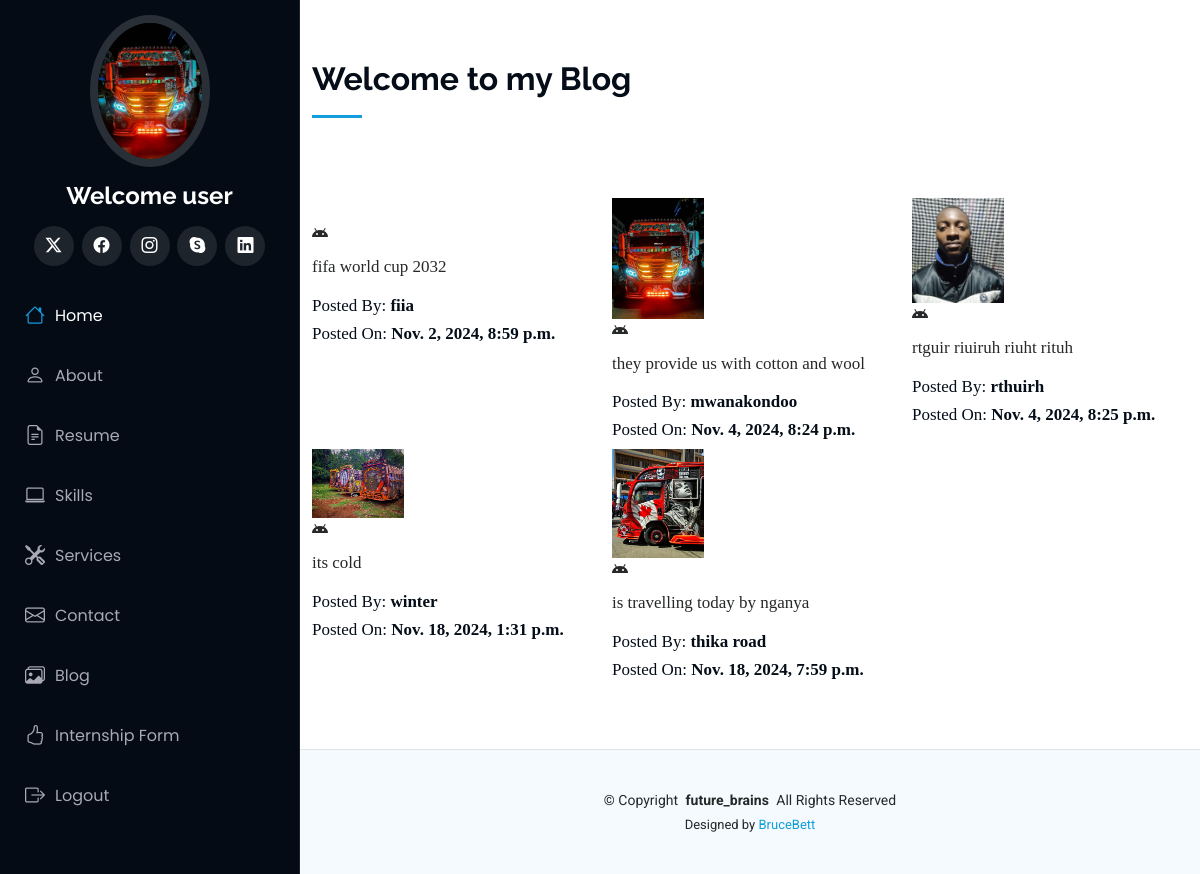
Screenshot of /blog/ (signed in) with the database file from the repository.
### portfolio/models.py (models this page shows, shortened)
class Blogs(models.Model):
    tittle=models.CharField(max_length=60)
    description=models.TextField()
    authname=models.CharField(max_length=15)
    img=models.ImageField(upload_to='blog', blank=True,null=True)
    timeStamp=models.DateTimeField(auto_now_add=True, blank=True)

### portfolio/views.py (the view)
# urls.py: path('blog/', views.handleblog, name='blog'),
def handleblog(request):
    posts=Blogs.objects.all()
    context={"posts":posts}
    return render(request, 'blog.html',context)

### templates/blog.html (shortened to what this page needs)
{% extends "base.html" %}
{% block body %}
{% load static %}
<section id="services" class="services">
    <div class="container">
      <div class="section-title">
        <h2>Welcome to my Blog</h2>
      </div>
      <div class="row">
{% for post in posts %}
        <div class="col-lg-4 col-md-6 icon-box" data-aos="fade-up">
          <div class="col-lg-4" data-aos="fade-right">
            <img src="{{post.img.url}}" class="img-fluid" alt="">
          </div>
          <div class="icon"><i class="bi bi-android"></i></div>
          <p class="description" style="font-family: 'Liberation Serif';font-size: 17px">{{post.description}}</p>
          <h6 style="font-family: 'Liberation Serif';font-size: 17px"> Posted By: <b>{{post.authname}}</b></h6>
          <h6 style="font-family: 'Liberation Serif';font-size: 17px"> Posted On: <b>{{post.timeStamp}}</b></h6>
        </div>
{% endfor %}
      </div>
    </div>
  </section>
{% endblock body %}

### templates/base.html (shortened to what this page needs)
{% load static %}
<!DOCTYPE html>
<html lang="en">
<head>
  <link href="{% static 'assets/vendor/bootstrap/css/bootstrap.min.css' %}" rel="stylesheet">
  <link href="{% static 'assets/vendor/bootstrap-icons/bootstrap-icons.css' %}" rel="stylesheet">
  <link href="{% static 'assets/vendor/aos/aos.css' %}" rel="stylesheet">
  <link href="{% static 'assets/vendor/glightbox/css/glightbox.min.css' %}" rel="stylesheet">
  <link href="{% static 'assets/vendor/swiper/swiper-bundle.min.css' %}" rel="stylesheet">
  <link href="{% static 'assets/css/main.css' %}" rel="stylesheet">
</head>
<body class="index-page">
  <header id="header" class="header dark-background d-flex flex-column">
    <div class="profile-img">
      <img src="{% static 'assets/img/oppo.jpg' %}" alt="" class="img-fluid rounded-circle">
    </div>
    <a href="index.html" class="logo d-flex align-items-center justify-content-center">
      <h1 class="sitename">Welcome {{user.username}}</h1>
    </a>
    <div class="social-links text-center">
      <a href="#" target="_blank" class="twitter"><i class="bi bi-twitter-x"></i></a>
      <a href="https://www.facebook.com/BettBriann" target="_blank" class="facebook"><i class="bi bi-facebook"></i></a>
      <a href="#" target="_blank" class="instagram"><i class="bi bi-instagram"></i></a>
      <a href="#" target="_blank" class="google-plus"><i class="bi bi-skype"></i></a>
      <a href="https://www.linkedin.com/in/brian-bett-63788a285/" target="_blank" class="linkedin"><i class="bi bi-linkedin"></i></a>
    </div>
    <nav id="navmenu" class="navmenu">
      <ul>
        {% if  not request.user.is_authenticated%}
        <li><a href="/auth/login/"><i class="bi bi-box-arrow-in-right navicon"></i> Login</a></li>
        <li><a href="/auth/signup/"><i class="bi bi-person-plus navicon"></i> SingUp</a></li>
        {% else %}
        <li><a href="/" class="active"><i class="bi bi-house navicon"></i>Home</a></li>
        <li><a href="/about"><i class="bi bi-person navicon"></i> About</a></li>
        <li><a href="/resume"><i class="bi bi-file-earmark-text navicon"></i> Resume</a></li>
        <li><a href="/skills"><i class="bi bi-laptop navicon"></i> Skills</a></li>
        <li><a href="/services"><i class="bi bi-tools navicon"></i> Services</a></li>
        <li><a href="/contact"><i class="bi bi-envelope navicon"></i> Contact</a></li>
        <li><a href="/blog"><i class="bi bi-images navicon"></i> Blog</a></li>
        <li><a href="/internshipdetails"><i class="bi bi-hand-thumbs-up navicon"></i> Internship Form</a></li>
        <li><a href="/auth/logout/"><i class="bi bi-box-arrow-right navicon"></i> Logout</a></li>
        {% endif %}
      </ul>
    </nav>
  </header>
  <main class="main">
    {% block body %}
    {% endblock body %}
  </main>
  <footer id="footer" class="footer position-relative light-background">
    <div class="container">
      <div class="copyright text-center ">
        <p>© <span>Copyright</span> <strong class="px-1 sitename">future_brains</strong> <span>All Rights Reserved</span></p>
      </div>
      <div class="credits">
        Designed by <a href="">BruceBett</a>
      </div>
    </div>
  </footer>
</body>
</html>

### static/assets/css/main.css (style rules this page uses)
:root { --default-font: "Roboto", system-ui, -apple-system, "Segoe UI", Roboto, "Helvetica Neue", Arial, "Noto Sans", "Liberation Sans", sans-serif, "Apple Color Emoji", "Segoe UI Emoji", "Segoe UI Symbol", "Noto Color Emoji"; --heading-font: "Raleway", sans-serif; --nav-font: "Poppins", sans-serif; }
:root { --background-color: #ffffff; --default-color: #272829; --heading-color: #050d18; --accent-color: #149ddd; --surface-color: #ffffff; --contrast-color: #ffffff; }
:root { --nav-color: #a8a9b4; --nav-hover-color: #ffffff; --nav-mobile-background-color: #040b14; --nav-dropdown-background-color: #040b14; --nav-dropdown-color: #a8a9b4; --nav-dropdown-hover-color: #ffffff; }
.light-background { --background-color: #f4fafd; --surface-color: #ffffff; }
.dark-background { --background-color: #040b14; --default-color: #ffffff; --heading-color: #ffffff; --surface-color: #151f2b; --contrast-color: #ffffff; }
:root { scroll-behavior: smooth; }
body { color: var(--default-color); background-color: var(--background-color); font-family: var(--default-font); }
a { color: var(--accent-color); text-decoration: none; transition: 0.3s; }
h1, h2, h3, h4, h5, h6 { color: var(--heading-color); font-family: var(--heading-font); }
.header { color: var(--default-color); background-color: var(--background-color); position: fixed; top: 0; left: 0; bottom: 0; padding: 0 15px; width: 300px; transition: all ease-in-out 0.3s; overflow-y: auto; z-index: 997; border-right: 1px solid color-mix(in srgb, var(--default-color), transparent 90%); }
.header .profile-img img { margin: 15px auto; display: block; width: 120px; border: 8px solid color-mix(in srgb, var(--default-color), transparent 85%); }
.header .logo { line-height: 1; margin-bottom: 15px; }
.header .logo h1 { font-size: 24px; margin: 0; font-weight: 700; color: var(--heading-color); }
.header .social-links { margin: 0 0 20px 0; }
.header .social-links a { font-size: 16px; display: inline-flex; align-items: center; justify-content: center; background: color-mix(in srgb, var(--default-color), transparent 90%); color: var(--default-color); margin: 0 2px; border-radius: 50%; text-align: center; width: 40px; height: 40px; transition: 0.3s; }
@media (min-width: 1200px) { .header~main, .header~#footer { margin-left: 300px; } }
.navmenu { padding: 0; z-index: 9997; }
.navmenu ul { list-style: none; padding: 0 0 20px 0; margin: 0; }
.navmenu a, .navmenu a:focus { color: var(--nav-color); padding: 15px 10px; font-family: var(--nav-font); font-size: 16px; font-weight: 400; display: flex; align-items: center; white-space: nowrap; transition: 0.3s; width: 100%; }
.navmenu a .navicon, .navmenu a:focus .navicon { font-size: 20px; margin-right: 10px; }
.navmenu a:hover, .navmenu .active, .navmenu .active:focus { color: var(--nav-hover-color); }
.navmenu a:hover .navicon, .navmenu .active .navicon, .navmenu .active:focus .navicon { color: var(--accent-color); }
.footer { color: var(--default-color); background-color: var(--background-color); font-size: 14px; padding: 40px 0; position: relative; border-top: 1px solid color-mix(in srgb, var(--default-color), transparent 90%); }
.footer .copyright p { margin-bottom: 0; }
.footer .credits { margin-top: 4px; font-size: 13px; text-align: center; }
section, .section { color: var(--default-color); background-color: var(--background-color); padding: 60px 0; overflow: clip; }
.section-title { padding-bottom: 60px; position: relative; }
.section-title h2 { font-size: 32px; font-weight: 700; margin-bottom: 20px; padding-bottom: 20px; position: relative; }
.section-title h2:after { content: ""; position: absolute; display: block; width: 50px; height: 3px; background: var(--accent-color); left: 0; bottom: 0; }

### rows the page displays
Blogs: description "fifa world cup 2032", authname "fiia", timeStamp "Nov. 2, 2024, 8:59 p.m."
Blogs: img (picture), description "they provide us with cotton and wool", authname "mwanakondoo", timeStamp "Nov. 4, 2024, 8:24 p.m."
Blogs: img (picture), description "rtguir riuiruh riuht rituh", authname "rthuirh", timeStamp "Nov. 4, 2024, 8:25 p.m."
Blogs: img (picture), description "its cold", authname "winter", timeStamp "Nov. 18, 2024, 1:31 p.m."
Blogs: img (picture), description "is travelling today by nganya", authname "thika road", timeStamp "Nov. 18, 2024, 7:59 p.m."

### other values shown
{{ user.username }} "user"
